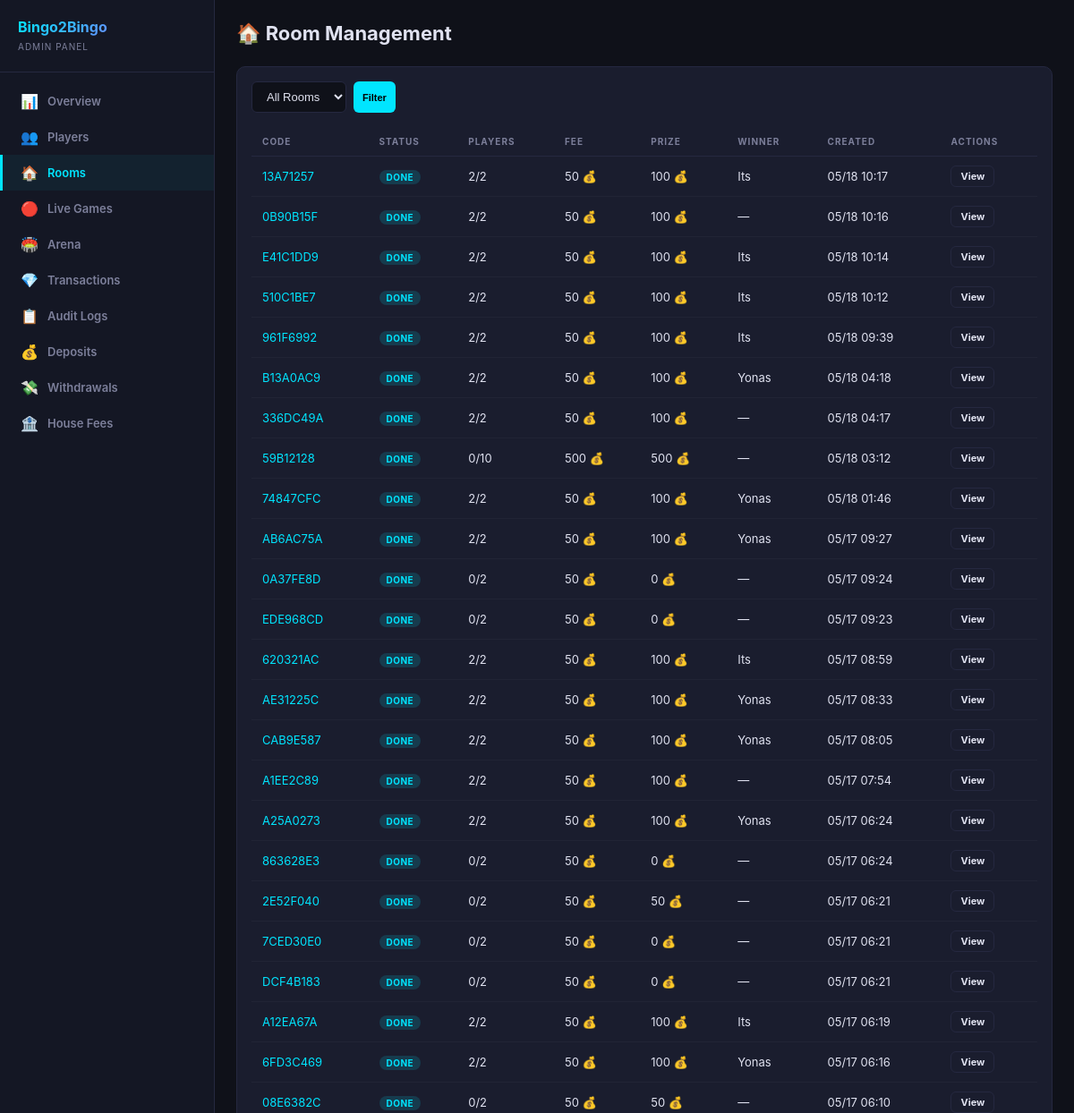
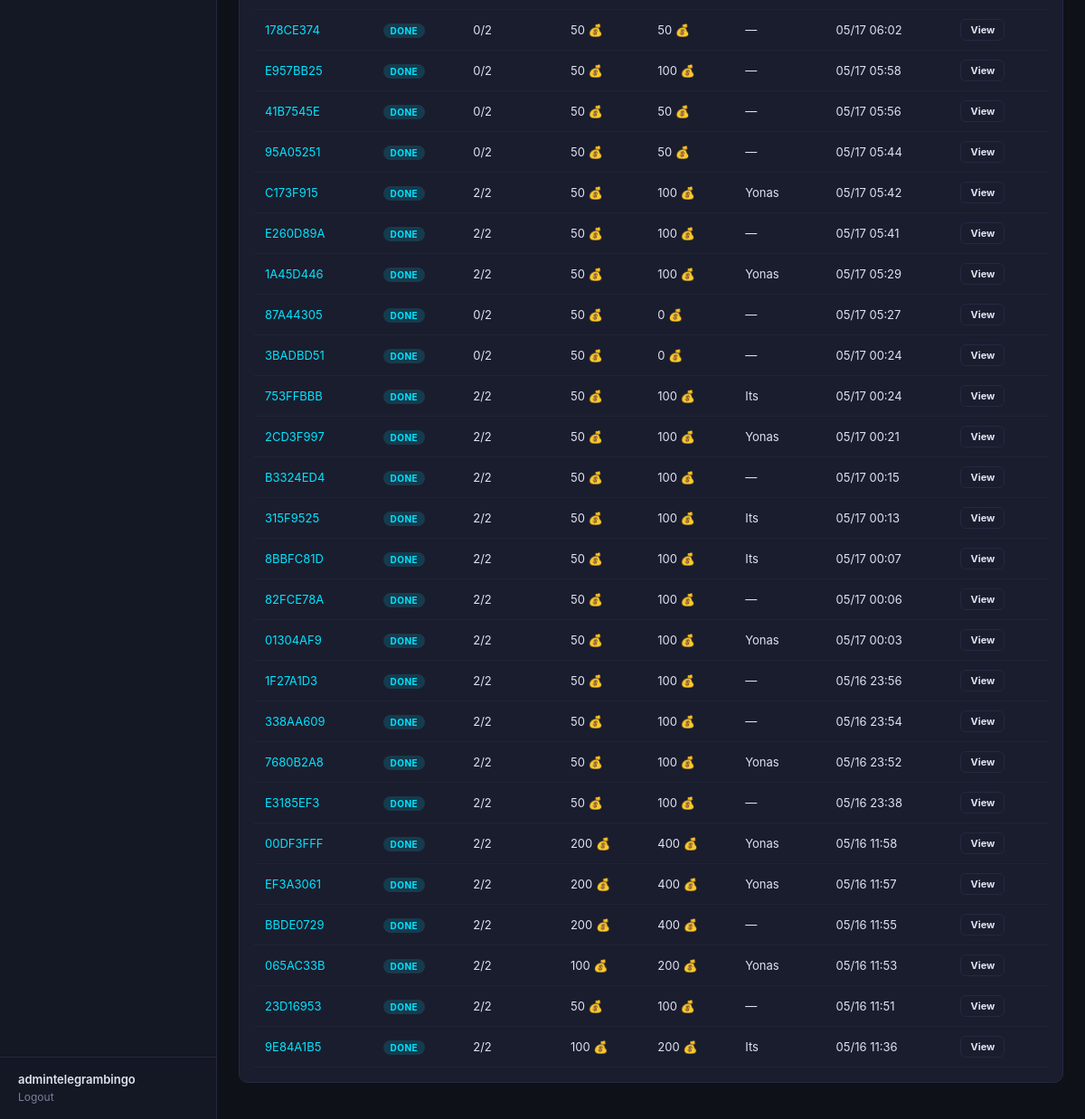
The app's page /dashboard/rooms/ (signed in), older data (2 pictures, top to bottom).
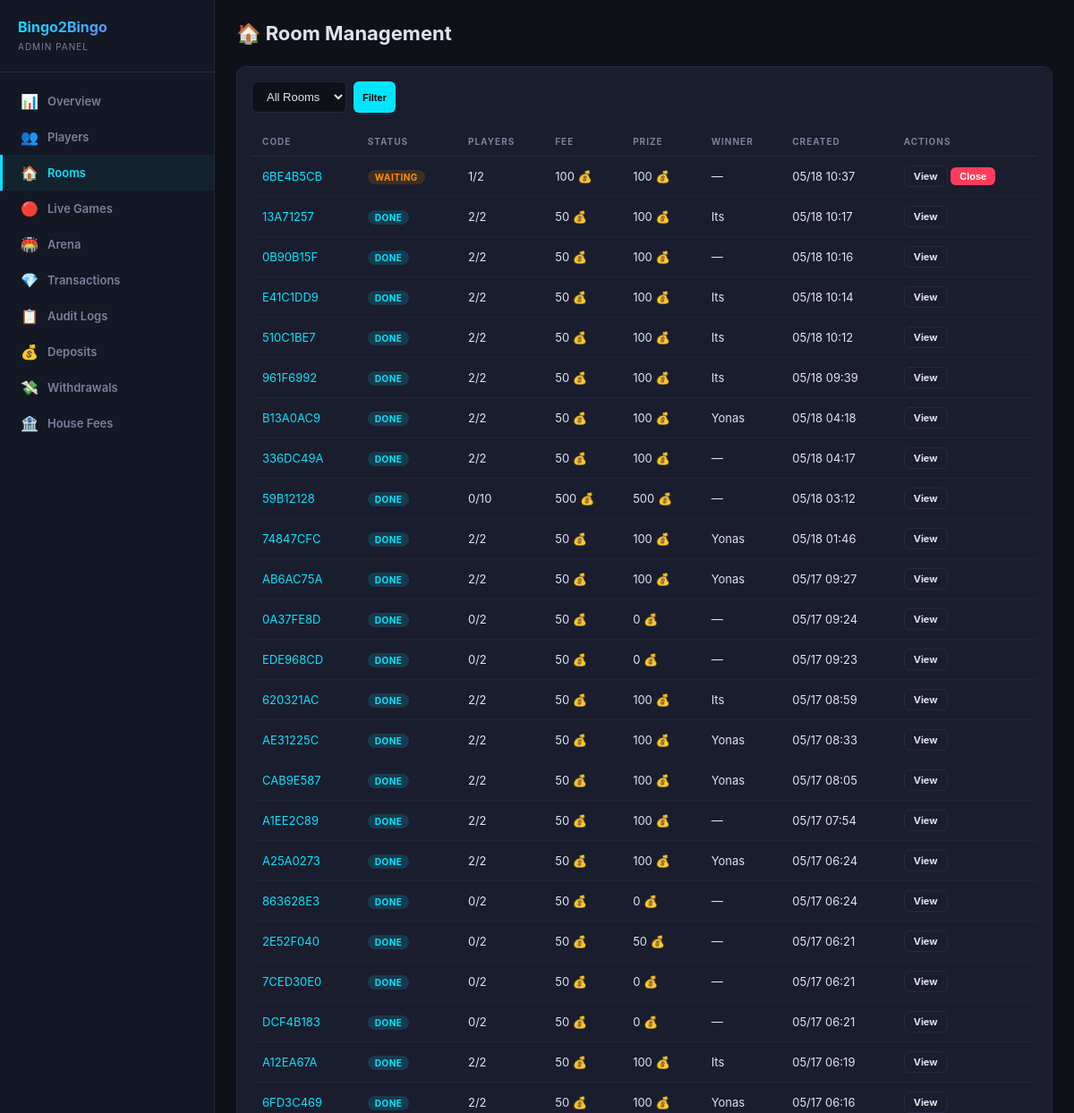
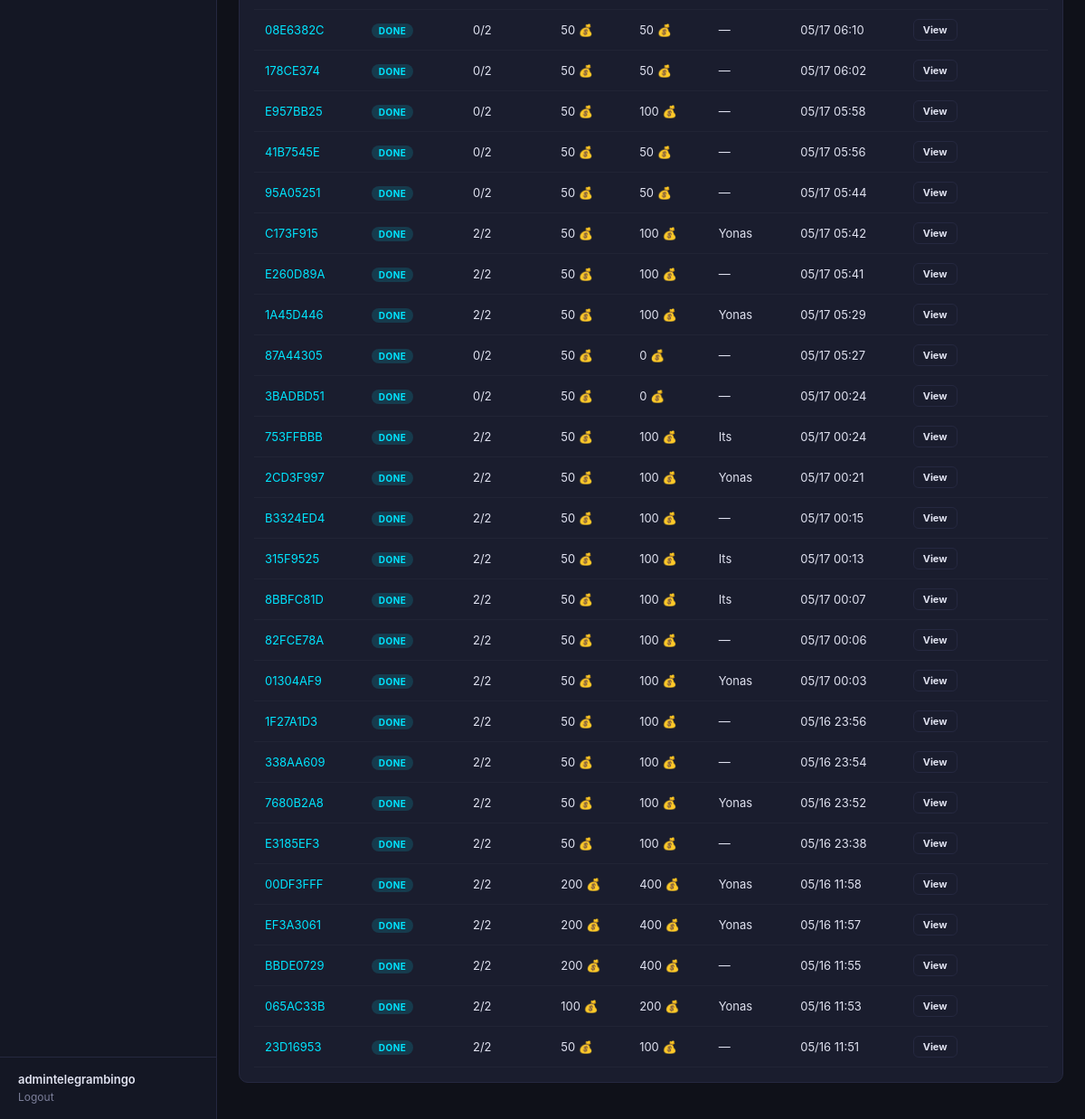
The same page, newer data (2 pictures, top to bottom).
### games/models.py (models this page shows, shortened)
class GameRoom(models.Model):
    class RoomType(models.TextChoices):
        PUBLIC = 'public', 'Public'
        PRIVATE = 'private', 'Private'
    class Status(models.TextChoices):
        WAITING = 'waiting', 'Waiting'
        ACTIVE = 'active', 'Active'
        FINISHED = 'finished', 'Finished'
    class GameMode(models.TextChoices):
        AUTO = 'auto', 'Auto'
        MANUAL = 'manual', 'Manual'
    room_code = models.CharField(max_length=8, unique=True, blank=True)
    room_type = models.CharField(max_length=10, choices=RoomType.choices, default=RoomType.PUBLIC)
    status = models.CharField(max_length=10, choices=Status.choices, default=Status.WAITING)
    max_players = models.IntegerField(default=10)
    entry_fee = models.BigIntegerField(default=50)
    prize_pool = models.BigIntegerField(default=0)
    winner = models.ForeignKey(
        Player, null=True, blank=True,
        on_delete=models.SET_NULL,
        related_name='games_won'
    )
    players = models.ManyToManyField(Player, through='BingoCard', related_name='game_rooms')
    game_mode = models.CharField(max_length=10, choices=GameMode.choices, default=GameMode.AUTO)
    game_state = models.JSONField(default=dict, blank=True)
    created_at = models.DateTimeField(default=timezone.now)
    started_at = models.DateTimeField(null=True, blank=True)
    finished_at = models.DateTimeField(null=True, blank=True)
    class Meta:
        verbose_name = 'Game Room'
        verbose_name_plural = 'Game Rooms'
        ordering = ['-created_at']

### users/models.py (models this page shows, shortened)
class Player(models.Model):
    telegram_id = models.BigIntegerField(unique=True, db_index=True)
    username = models.CharField(max_length=255, blank=True, default='')
    first_name = models.CharField(max_length=255, blank=True, default='')
    phone_number = models.CharField(max_length=20, blank=True, default='')
    coins = models.BigIntegerField(default=10)
    wins = models.IntegerField(default=0)
    losses = models.IntegerField(default=0)
    games_played = models.IntegerField(default=0)
    xp = models.BigIntegerField(default=0)
    level = models.IntegerField(default=1)
    referral_code = models.CharField(max_length=32, unique=True, blank=True)
    invited_by = models.ForeignKey(
        'self', null=True, blank=True,
        on_delete=models.SET_NULL,
        related_name='invitees'
    )
    is_banned = models.BooleanField(default=False)
    last_daily_bonus = models.DateTimeField(null=True, blank=True)
    created_at = models.DateTimeField(default=timezone.now)
    class Meta:
        verbose_name = 'Player'
        verbose_name_plural = 'Players'
        ordering = ['-coins']

### dashboard/views.py (the view)
# urls.py: path('rooms/', views.rooms, name='rooms'),
@admin_required
def rooms(request):
    status_filter = request.GET.get('status', 'all')
    rooms_qs = GameRoom.objects.annotate(pc=Count('bingo_cards')).select_related('winner')
    if status_filter != 'all':
        rooms_qs = rooms_qs.filter(status=status_filter)
    rooms_list = list(rooms_qs.order_by('-created_at')[:50])
    return render(request, 'dashboard/rooms.html', {
        'rooms': rooms_list,
        'status_filter': status_filter,
    })

### dashboard/auth.py (called while the page is built)
def admin_required(view_func):
    @wraps(view_func)
    def wrapper(request, *args, **kwargs):
        if not request.user.is_authenticated:
            return redirect('dashboard:login')
        if not request.user.is_staff and not request.user.is_superuser:
            messages.error(request, 'Access denied. Staff only.')
            return redirect('dashboard:login')
        return view_func(request, *args, **kwargs)
    return wrapper

### dashboard/templates/dashboard/rooms.html (shortened to what this page needs)
{% extends 'dashboard/base.html' %}
{% block content %}
<div class="header">
  <h1>🏠 Room Management</h1>
</div>
<div class="card">
  <form class="toolbar" method="GET">
    <select name="status">
      <option value="all" {% if status_filter == 'all' %}selected{% endif %}>All Rooms</option>
    </select>
    <button type="submit" class="btn btn-cyan btn-sm">Filter</button>
  </form>
  <table>
    <thead><tr><th>Code</th><th>Status</th><th>Players</th><th>Fee</th><th>Prize</th><th>Winner</th><th>Created</th><th>Actions</th></tr></thead>
    <tbody>
    {% for r in rooms %}
    <tr>
      <td><a href="{% url 'dashboard:room_detail' r.room_code %}">{{ r.room_code }}</a></td>
      <td>{% if r.status == 'waiting' %}<span class="badge badge-warning">Waiting</span>
        {% elif r.status == 'active' %}<span class="badge badge-success">Active</span>
        {% else %}<span class="badge badge-info">Done</span>{% endif %}</td>
      <td>{{ r.pc }}/{{ r.max_players }}</td>
      <td>{{ r.entry_fee }} 💰</td>
      <td>{{ r.prize_pool }} 💰</td>
      <td>{{ r.winner.first_name|default:"—" }}</td>
      <td>{{ r.created_at|date:"m/d H:i" }}</td>
      <td>
        <a href="{% url 'dashboard:room_detail' r.room_code %}" class="btn btn-outline btn-sm">View</a>
        {% if r.status != 'finished' %}
        <button class="btn btn-red btn-sm" onclick="forceClose('{{ r.room_code }}')">Close</button>
        {% endif %}
      </td>
    </tr>
    {% empty %}
    <tr><td colspan="8" style="text-align:center;color:var(--muted);padding:32px;">No rooms</td></tr>
    {% endfor %}
    </tbody>
  </table>
</div>
{% endblock %}

Row changes from the older to the newer data that the page shows:
no longer on this page (row unchanged): GameRoom: room_code "9E84A1B5", status "DONE", pc "2", max_players "2", entry_fee "100", prize_pool "200", winner.first_name "Its", created_at "05/16 11:36"
added GameRoom: room_code "6BE4B5CB", status "WAITING", pc "1", max_players "2", entry_fee "100", prize_pool "100", winner.first_name "—", created_at "05/18 10:37"
